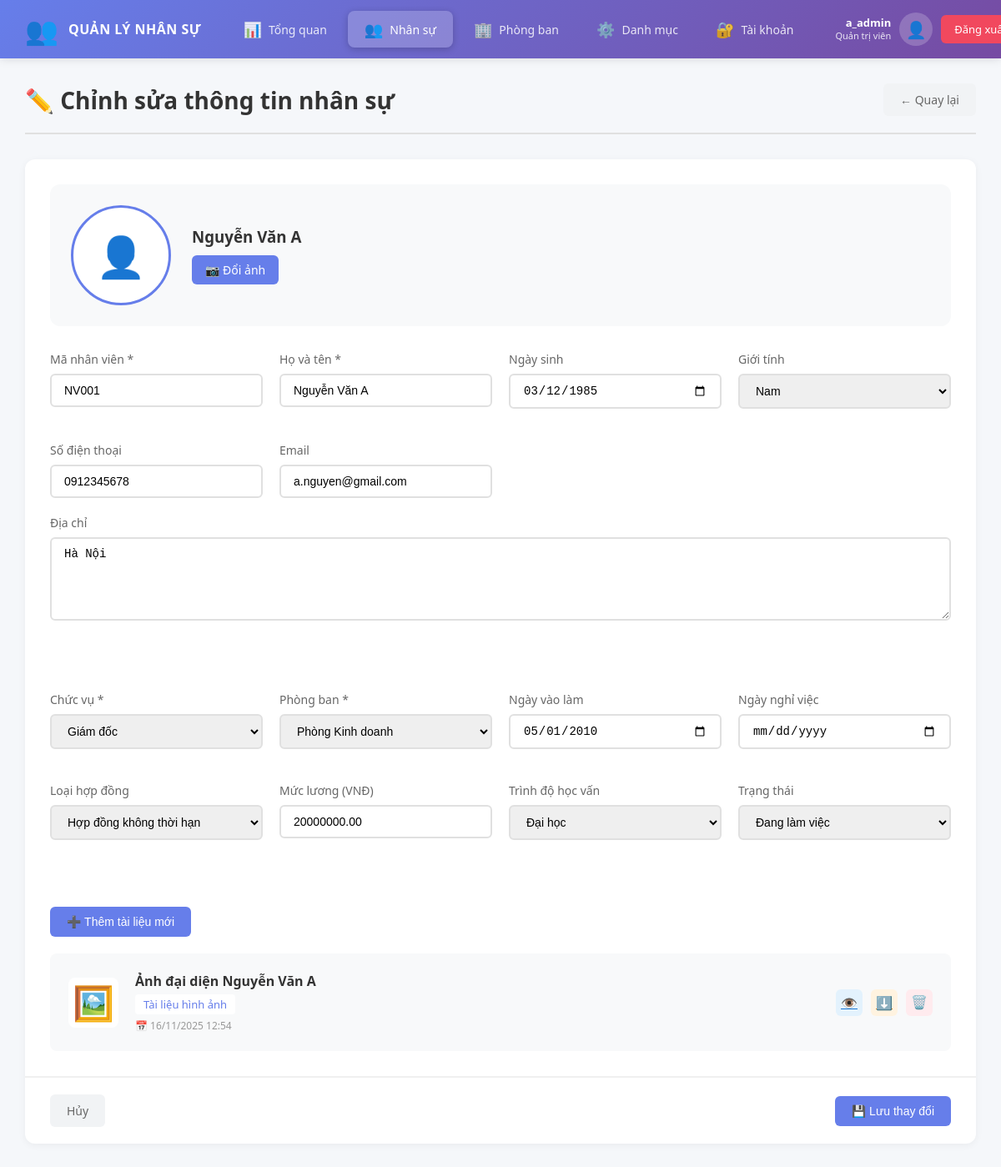
/nhan_su/nhan_su_edit.php?id=1 (signed in), run on the app's committed database.
### tables this page shows
CREATE TABLE nhan_su (
    id INT AUTO_INCREMENT PRIMARY KEY,
    ma_nhan_vien VARCHAR(50) UNIQUE NOT NULL,
    ho_ten VARCHAR(100) NOT NULL,
    ngay_sinh DATE,
    gioi_tinh ENUM('Nam', 'Nữ', 'Khác') DEFAULT 'Nam',
    so_dien_thoai VARCHAR(15),
    email VARCHAR(100),
    dia_chi TEXT,
    anh_dai_dien VARCHAR(255),
    
     
    chuc_vu_id INT,
    phong_ban_id INT,
    ngay_vao_lam DATE,
    ngay_nghi_viec DATE NULL,
    loai_hop_dong_id INT,
    muc_luong DECIMAL(15,2),
    trinh_do_hoc_van_id INT,
    trang_thai_id INT DEFAULT 1,
    
    created_at TIMESTAMP DEFAULT CURRENT_TIMESTAMP,
    updated_at TIMESTAMP DEFAULT CURRENT_TIMESTAMP ON UPDATE CURRENT_TIMESTAMP,
    
    FOREIGN KEY (chuc_vu_id) REFERENCES chuc_vu(id),
    FOREIGN KEY (phong_ban_id) REFERENCES phong_ban(id),
    FOREIGN KEY (loai_hop_dong_id) REFERENCES loai_hop_dong(id),
    FOREIGN KEY (trinh_do_hoc_van_id) REFERENCES trinh_do_hoc_van(id),
    FOREIGN KEY (trang_thai_id) REFERENCES trang_thai_nhan_vien(id)
);

CREATE TABLE chuc_vu (
    id INT AUTO_INCREMENT PRIMARY KEY,
    ten_chuc_vu VARCHAR(100) NOT NULL,
    created_at TIMESTAMP DEFAULT CURRENT_TIMESTAMP
);

CREATE TABLE phong_ban (
    id INT AUTO_INCREMENT PRIMARY KEY,
    ma_phong_ban VARCHAR(50) UNIQUE NOT NULL,
    ten_phong_ban VARCHAR(100) NOT NULL,
    truong_phong INT NULL,
    mo_ta TEXT,
    created_at TIMESTAMP DEFAULT CURRENT_TIMESTAMP,
    updated_at TIMESTAMP DEFAULT CURRENT_TIMESTAMP ON UPDATE CURRENT_TIMESTAMP
);

CREATE TABLE loai_hop_dong (
    id INT AUTO_INCREMENT PRIMARY KEY,
    ten_loai VARCHAR(100) NOT NULL,
    created_at TIMESTAMP DEFAULT CURRENT_TIMESTAMP
);

CREATE TABLE trinh_do_hoc_van (
    id INT AUTO_INCREMENT PRIMARY KEY,
    ten_trinh_do VARCHAR(100) NOT NULL,
    created_at TIMESTAMP DEFAULT CURRENT_TIMESTAMP
);

CREATE TABLE trang_thai_nhan_vien (
    id INT AUTO_INCREMENT PRIMARY KEY,
    ten_trang_thai VARCHAR(50) NOT NULL,
    created_at TIMESTAMP DEFAULT CURRENT_TIMESTAMP
);

CREATE TABLE tai_lieu_nhan_su (
    id INT AUTO_INCREMENT PRIMARY KEY,
    nhan_su_id INT NOT NULL,
    loai_tai_lieu_id INT NOT NULL,
    ten_tai_lieu VARCHAR(255) NOT NULL,
    duong_dan_file VARCHAR(255) NOT NULL,
    ghi_chu TEXT,
    created_at TIMESTAMP DEFAULT CURRENT_TIMESTAMP,
    
    FOREIGN KEY (nhan_su_id) REFERENCES nhan_su(id) ON DELETE CASCADE,
    FOREIGN KEY (loai_tai_lieu_id) REFERENCES loai_tai_lieu(id)
);

CREATE TABLE loai_tai_lieu (
    id INT AUTO_INCREMENT PRIMARY KEY,
    ten_loai VARCHAR(100) NOT NULL,
    created_at TIMESTAMP DEFAULT CURRENT_TIMESTAMP
);

### src/nhan_su/nhan_su_edit.php (the view, shortened to what this page needs)
<?php
require_once '../config.php';
$id = $_GET['id'] ?? 0;
try {
    $stmt = $pdo->prepare("SELECT * FROM nhan_su WHERE id = ?");
    $stmt->execute([$id]);
    $nhansu = $stmt->fetch();
    $stmt = $pdo->prepare("
        SELECT tl.*, lt.ten_loai
        FROM tai_lieu_nhan_su tl
        LEFT JOIN loai_tai_lieu lt ON tl.loai_tai_lieu_id = lt.id
        WHERE tl.nhan_su_id = ?
        ORDER BY tl.created_at DESC
    ");
    $stmt->execute([$id]);
    $tai_lieu_list = $stmt->fetchAll();
} catch (PDOException $e) {
    die("Lỗi: " . $e->getMessage());
}
try {
    $phong_ban_list = $pdo->query("SELECT * FROM phong_ban ORDER BY ten_phong_ban")->fetchAll();
    $chuc_vu_list = $pdo->query("SELECT * FROM chuc_vu ORDER BY ten_chuc_vu")->fetchAll();
    $loai_hop_dong_list = $pdo->query("SELECT * FROM loai_hop_dong ORDER BY ten_loai")->fetchAll();
    $trinh_do_list = $pdo->query("SELECT * FROM trinh_do_hoc_van ORDER BY ten_trinh_do")->fetchAll();
    $trang_thai_list = $pdo->query("SELECT * FROM trang_thai_nhan_vien ORDER BY id")->fetchAll();
} catch (PDOException $e) {
    die("Lỗi: " . $e->getMessage());
}
?>
<!DOCTYPE html>
<html lang="vi">
<head>
    <link rel="stylesheet" href="../../assets/style.css">
</head>
<body>
    <?php include '../sidebar.php'; ?>
    <div class="main-content">
        <div class="header">
            <h1>✏️ Chỉnh sửa thông tin nhân sự</h1>
            <div class="user-info">
                <a href="nhan_su_detail.php?id=<?php echo $id; ?>" class="btn-secondary">← Quay lại</a>
            </div>
        </div>
        <div class="table-container">
            <form method="POST" enctype="multipart/form-data">
                <div id="tab1" class="tab-content active">
                    <div style="padding: 30px;">
                        <div class="form-avatar">
                            <div class="avatar-preview" id="avatarPreview">
                                <?php if ($nhansu['anh_dai_dien']): ?>
                                <img src="<?php echo $nhansu['anh_dai_dien']; ?>"
                                    style="width: 100%; height: 100%; object-fit: cover; border-radius: 50%;">
                                <?php else: ?>
                                <div class="avatar-placeholder">👤</div>
                                <?php endif; ?>
                            </div>
                            <div>
                                <h3><?php echo $nhansu['ho_ten']; ?></h3>
                                <label for="anh_dai_dien" class="btn-upload">📷 Đổi ảnh</label>
                            </div>
                        </div>
                        <div class="form-grid" style="margin-top: 30px;">
                            <div class="form-group">
                                <label>Mã nhân viên *</label>
                                <input type="text" name="ma_nhan_vien" class="form-control"
                                    value="<?php echo $nhansu['ma_nhan_vien']; ?>" required>
                            </div>
                            <div class="form-group">
                                <label>Họ và tên *</label>
                                <input type="text" name="ho_ten" class="form-control"
                                    value="<?php echo $nhansu['ho_ten']; ?>" required>
                            </div>
                            <div class="form-group">
                                <label>Ngày sinh</label>
                                <input type="date" name="ngay_sinh" class="form-control"
                                    value="<?php echo $nhansu['ngay_sinh']; ?>">
                            </div>
                            <div class="form-group">
                                <label>Giới tính</label>
                                <select name="gioi_tinh" class="form-control">
                                    <option value="Nam" <?php echo $nhansu['gioi_tinh'] == 'Nam' ? 'selected' : ''; ?>>
                                        Nam</option>
                                </select>
                            </div>
                            <div class="form-group">
                                <label>Số điện thoại</label>
                                <input type="tel" name="so_dien_thoai" class="form-control"
                                    value="<?php echo $nhansu['so_dien_thoai']; ?>">
                            </div>
                            <div class="form-group">
                                <label>Email</label>
                                <input type="email" name="email" class="form-control"
                                    value="<?php echo $nhansu['email']; ?>">
                            </div>
                        </div>
                        <div class="form-group">
                            <label>Địa chỉ</label>
                            <textarea name="dia_chi" class="form-control"
                                rows="3"><?php echo $nhansu['dia_chi']; ?></textarea>
                        </div>
                    </div>
                </div>
                <div id="tab2" class="tab-content">
                    <div style="padding: 30px;">
                        <div class="form-grid">
                            <div class="form-group">
                                <label>Chức vụ *</label>
                                <select name="chuc_vu_id" class="form-control" required>
                                    <?php foreach ($chuc_vu_list as $cv): ?>
                                    <option value="<?php echo $cv['id']; ?>"
                                        <?php echo $nhansu['chuc_vu_id'] == $cv['id'] ? 'selected' : ''; ?>>
                                        <?php echo $cv['ten_chuc_vu']; ?>
                                    </option>
                                    <?php endforeach; ?>
                                </select>
                            </div>
                            <div class="form-group">
                                <label>Phòng ban *</label>
                                <select name="phong_ban_id" class="form-control" required>
                                    <?php foreach ($phong_ban_list as $pb): ?>
                                    <option value="<?php echo $pb['id']; ?>"
                                        <?php echo $nhansu['phong_ban_id'] == $pb['id'] ? 'selected' : ''; ?>>
                                        <?php echo $pb['ten_phong_ban']; ?>
                                    </option>
                                    <?php endforeach; ?>
                                </select>
                            </div>
                            <div class="form-group">
                                <label>Ngày vào làm</label>
                                <input type="date" name="ngay_vao_lam" class="form-control"
                                    value="<?php echo $nhansu['ngay_vao_lam']; ?>">
                            </div>
                            <div class="form-group">
                                <label>Ngày nghỉ việc</label>
                                <input type="date" name="ngay_nghi_viec" class="form-control"
                                    value="<?php echo $nhansu['ngay_nghi_viec']; ?>">
                            </div>
                            <div class="form-group">
                                <label>Loại hợp đồng</label>
                                <select name="loai_hop_dong_id" class="form-control">
                                    <?php foreach ($loai_hop_dong_list as $hd): ?>
                                    <option value="<?php echo $hd['id']; ?>"
                                        <?php echo $nhansu['loai_hop_dong_id'] == $hd['id'] ? 'selected' : ''; ?>>
                                        <?php echo $hd['ten_loai']; ?>
                                    </option>
                                    <?php endforeach; ?>
                                </select>
                            </div>
                            <div class="form-group">
                                <label>Mức lương (VNĐ)</label>
                                <input type="number" name="muc_luong" class="form-control" min="0" step="1000"
                                    value="<?php echo $nhansu['muc_luong']; ?>">
                            </div>
                            <div class="form-group">
                                <label>Trình độ học vấn</label>
                                <select name="trinh_do_hoc_van_id" class="form-control">
                                    <?php foreach ($trinh_do_list as $td): ?>
                                    <option value="<?php echo $td['id']; ?>"
                                        <?php echo $nhansu['trinh_do_hoc_van_id'] == $td['id'] ? 'selected' : ''; ?>>
                                        <?php echo $td['ten_trinh_do']; ?>
                                    </option>
                                    <?php endforeach; ?>
                                </select>
                            </div>
                            <div class="form-group">
                                <label>Trạng thái</label>
                                <select name="trang_thai_id" class="form-control">
                                    <?php foreach ($trang_thai_list as $tt): ?>
                                    <option value="<?php echo $tt['id']; ?>"
                                        <?php echo $nhansu['trang_thai_id'] == $tt['id'] ? 'selected' : ''; ?>>
                                        <?php echo $tt['ten_trang_thai']; ?>
                                    </option>
                                    <?php endforeach; ?>
                                </select>
                            </div>
                        </div>
                    </div>
                </div>
                <div id="tab3" class="tab-content">
                    <div style="padding: 30px;">
                        <div style="margin-bottom: 20px;">
                            <button type="button" onclick="showUploadModal()" class="btn-primary">➕ Thêm tài liệu
                                mới</button>
                        </div>
                        <?php if (empty($tai_lieu_list)): ?>
                        <div style="text-align: center; padding: 60px; color: #999;">
                            <div style="font-size: 64px; margin-bottom: 15px;">📁</div>
                            <p>Chưa có tài liệu nào. Click "Thêm tài liệu mới" để upload.</p>
                        </div>
                        <?php else: ?>
                        <div class="documents-grid">
                            <?php foreach ($tai_lieu_list as $tl): ?>
                            <div class="document-card">
                                <div class="doc-icon">
                                    <?php
                                            $ext = strtolower(pathinfo($tl['duong_dan_file'], PATHINFO_EXTENSION));
                                            $icons = ['pdf' => '📄', 'doc' => '📝', 'docx' => '📝', 'xls' => '📊', 'xlsx' => '📊', 'jpg' => '🖼️', 'jpeg' => '🖼️', 'png' => '🖼️', 'mp4' => '🎥'];
                                            echo $icons[$ext] ?? '📎';
                                            ?>
                                </div>
                                <div class="doc-info">
                                    <div class="doc-name"><?php echo $tl['ten_tai_lieu']; ?></div>
                                    <div class="doc-type"><?php echo $tl['ten_loai']; ?></div>
                                    <div class="doc-meta">
                                        📅 <?php echo date('d/m/Y H:i', strtotime($tl['created_at'])); ?>
                                    </div>
                                </div>
                                <div class="doc-actions">
                                    <a href="<?php echo $tl['duong_dan_file']; ?>" target="_blank"
                                        class="btn-icon btn-view" title="Xem">👁️</a>
                                    <a href="<?php echo $tl['duong_dan_file']; ?>" download class="btn-icon btn-edit"
                                        title="Tải về">⬇️</a>
                                    <button type="button" onclick="deleteTaiLieu(<?php echo $tl['id']; ?>)"
                                        class="btn-icon btn-delete" title="Xóa">🗑️</button>
                                </div>
                            </div>
                            <?php endforeach; ?>
                        </div>
                        <?php endif; ?>
                    </div>
                </div>
                <div
                    style="padding: 20px 30px; border-top: 2px solid #f0f0f0; display: flex; justify-content: space-between; align-items: center;">
                    <a href="nhan_su_detail.php?id=<?php echo $id; ?>" class="btn-secondary">Hủy</a>
                    <button type="submit" class="btn-primary">💾 Lưu thay đổi</button>
                </div>
            </form>
        </div>
    </div>
</body>
</html>

### data on the page
nhan_su: ho_ten "Nguyễn Văn A", ma_nhan_vien "NV001", ngay_sinh "03/12/1985", gioi_tinh "Nam", so_dien_thoai "0912345678", email "a.nguyen@gmail.com", dia_chi "Hà Nội", chuc_vu_id "Giám đốc", phong_ban_id "Phòng Kinh doanh", ngay_vao_lam "05/01/2010", loai_hop_dong_id "Hợp đồng không thời hạn", muc_luong "20000000.00", trinh_do_hoc_van_id "Đại học", trang_thai_id "Đang làm việc"
tai_lieu_nhan_su: duong_dan_file "🖼️", ten_tai_lieu "Ảnh đại diện Nguyễn Văn A", loai_tai_lieu.ten_loai "Tài liệu hình ảnh", created_at "16/11/2025 12:54"

### other printed values
$_SESSION['username'] "a_admin"
